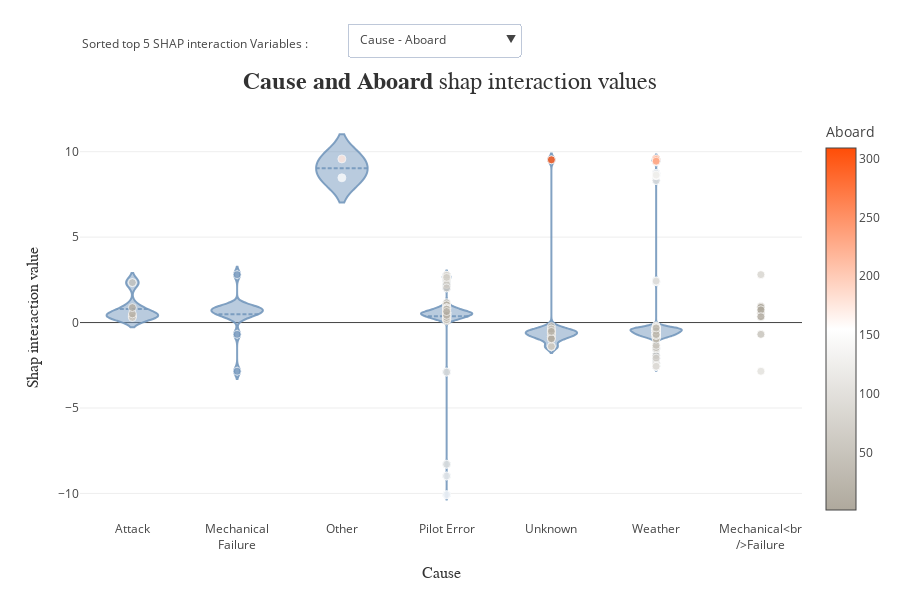

Write notebook code for a chart like this one.
### Code cell
xpl_lgb.plot.top_interactions_plot(nb_top_interactions=5)
